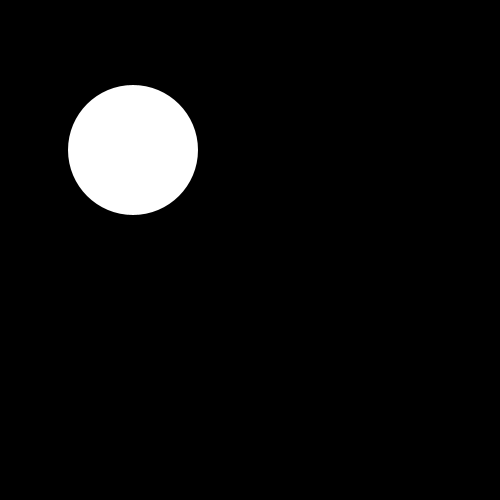
Frame 1 (no input)
Frame 60 (the mouse pressed at the canvas centre just before this capture): identical to frame 1, image omitted
Frame 120 (the mouse held since frame 60 and released just before this capture): identical to frame 1, image omitted

The Processing sketch that drew this single still picture (run headless with seeded random() and noise(); from frame 60 on, the mouse is pressed at the canvas centre):

// Processing sketch: processing_43131
// ── processing_43131.pde

Spot sp;
void setup() {
  size(500, 500);
  smooth();
  noStroke();
  sp = new Spot();
  sp.x = 133;
  sp.y = 150;
  sp.diameter = 130;
}

void draw() {
  background(0);
  sp.display();
}

class Spot {
  float x, y, diameter;
  
  void display() {
    ellipse(x, y, diameter, diameter);
  }
}
